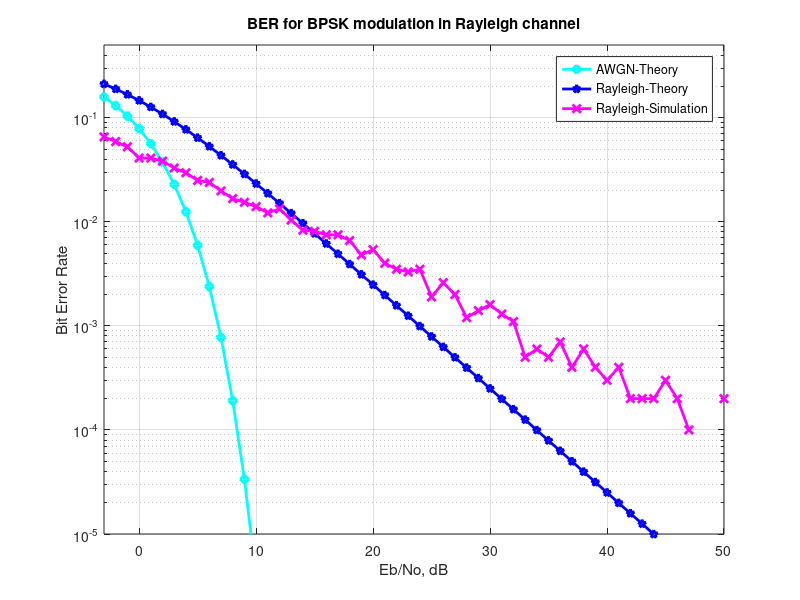

MATLAB code to generate this figure:
%%%%%%%%%%%%%%%%%%%%%%%%%%%%%%%%%%%%%%%%%%%%%%%%%%%%%%%%%%%%
% All rights reserved by Krishna Pillai, http://www.dsplog.com
% The file may not be re-distributed without explicit authorization
% from Krishna Pillai.
% Checked for proper operation with Octave Version 3.0.0
% Author        : Krishna Pillai
% Email         : krishna@dsplog.com
% Version       : 1.0
% Date          : 8 August 2008
% %%%%%%%%%%%%%%%%%%%%%%%%%%%%%%%%%%%%%%%%%%%%%%%%%%%%%%%%%

% Script for computing the BER for BPSK modulation in a
% Rayleigh fading channel

clear
N = 10^4 % number of bits or symbols

% Transmitter
ip = rand(1,N)>0.5; % generating 0,1 with equal probability
s = 2*ip-1; % BPSK modulation 0 -> -1; 1 -> 0 

 
Eb_N0_dB = [-3:50]; % multiple Eb/N0 values
load("hmatrixfile.mat");
[r,c]=size(hf_freq);
for i=1:c
  A=[real(hf_freq(1,i)),imag(hf_freq(1,i))];
    resultant(i)=sqrt(A(1,1)^2 + A(1,2)^2);
end
h_normalized=resultant/(sqrt(var(resultant)));
h=10*log10(h_normalized);
for ii = 1:length(Eb_N0_dB)
   
   n = 1/sqrt(2)*[randn(1,N) + j*randn(1,N)]; % white gaussian noise, 0dB variance 
   hprog = 1/sqrt(2)*[randn(1,N) + j*randn(1,N)]; % Rayleigh channel
   
   % Channel and noise Noise addition
   y = h.*s + 10^(-Eb_N0_dB(ii)/20)*n; 

   % equalization
   yHat = y./h;

   % receiver - hard decision decoding
   ipHat = real(yHat)>0;

   % counting the errors
   nErr(ii) = size(find([ip- ipHat]),2);

end

simBer = nErr/N; % simulated ber
theoryBerAWGN = 0.5*erfc(sqrt(10.^(Eb_N0_dB/10))); % theoretical ber
EbN0Lin = 10.^(Eb_N0_dB/10);
theoryBer = 0.5.*(1-sqrt(EbN0Lin./(EbN0Lin+1)));

% plot
close all
figure
semilogy(Eb_N0_dB,theoryBerAWGN,'cd-','LineWidth',2);
hold on
semilogy(Eb_N0_dB,theoryBer,'bp-','LineWidth',2);
semilogy(Eb_N0_dB,simBer,'mx-','LineWidth',2);
axis([-3 50 10^-5 0.5])
grid on
legend('AWGN-Theory','Rayleigh-Theory', 'Rayleigh-Simulation');
xlabel('Eb/No, dB');
ylabel('Bit Error Rate');
title('BER for BPSK modulation in Rayleigh channel');